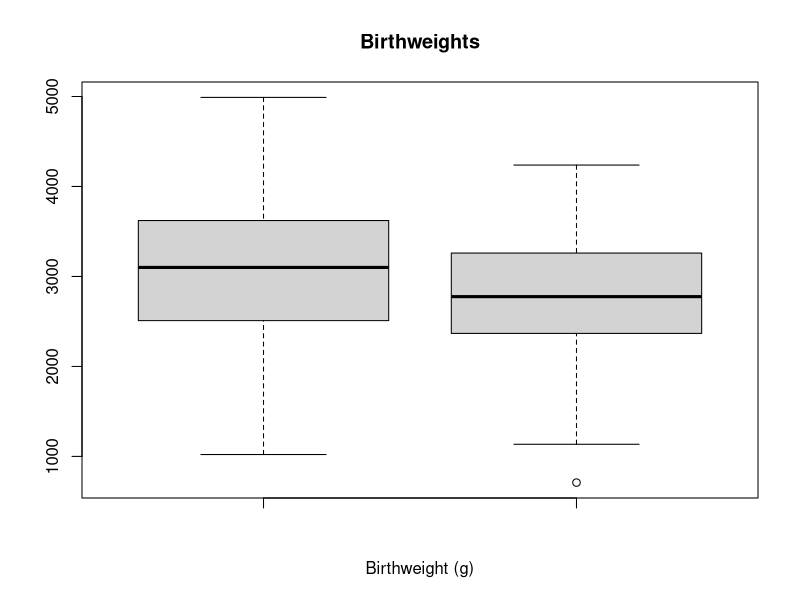
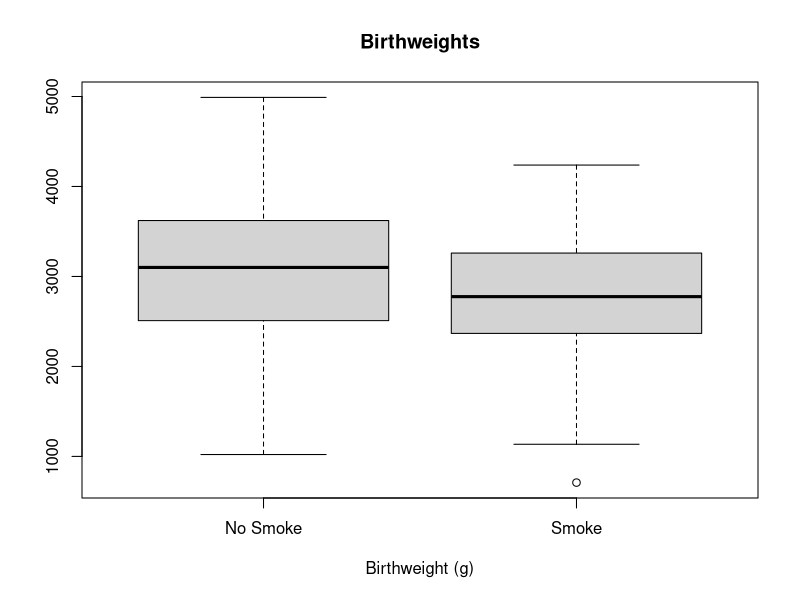
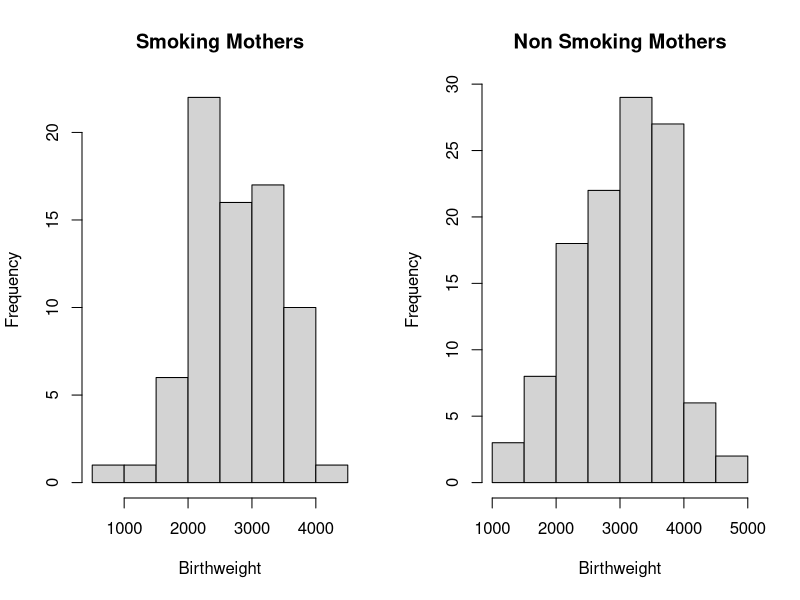
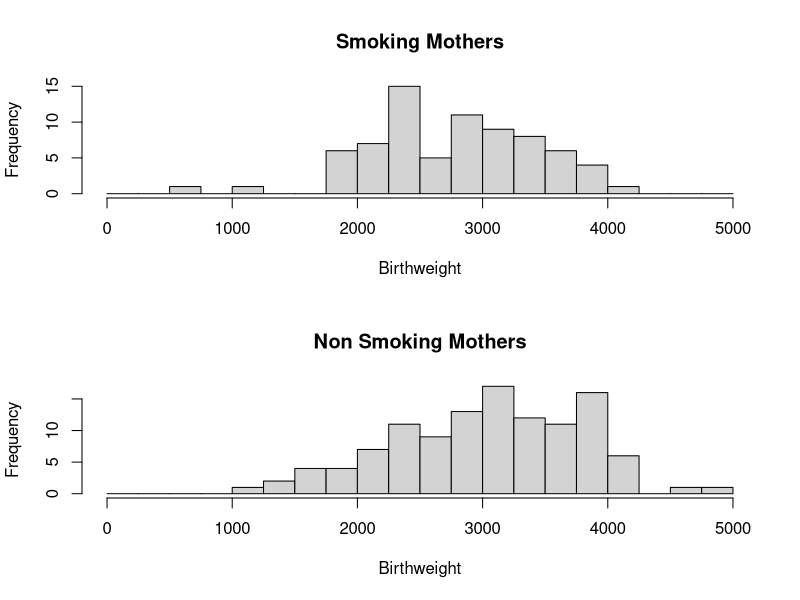
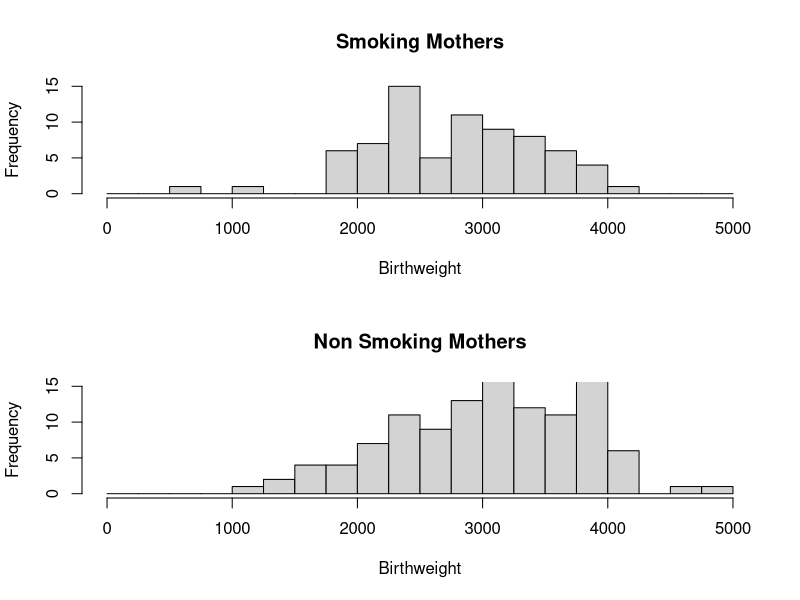
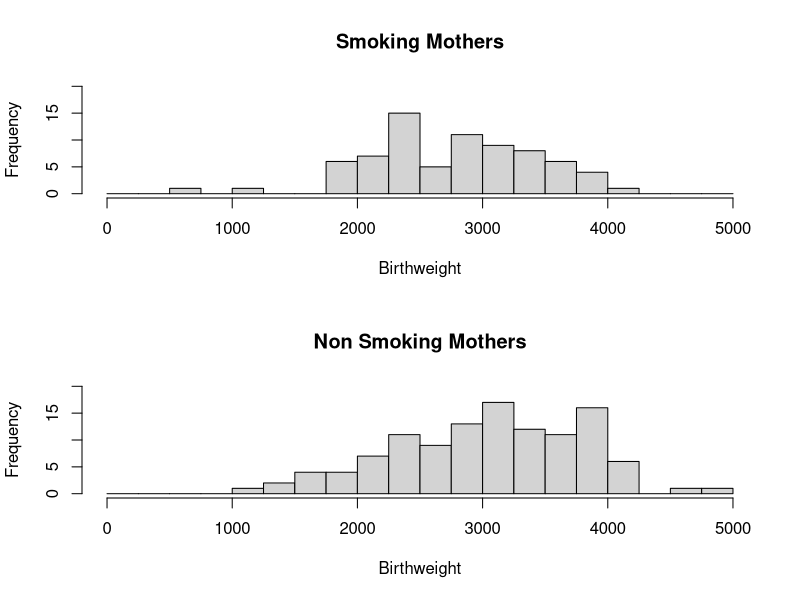
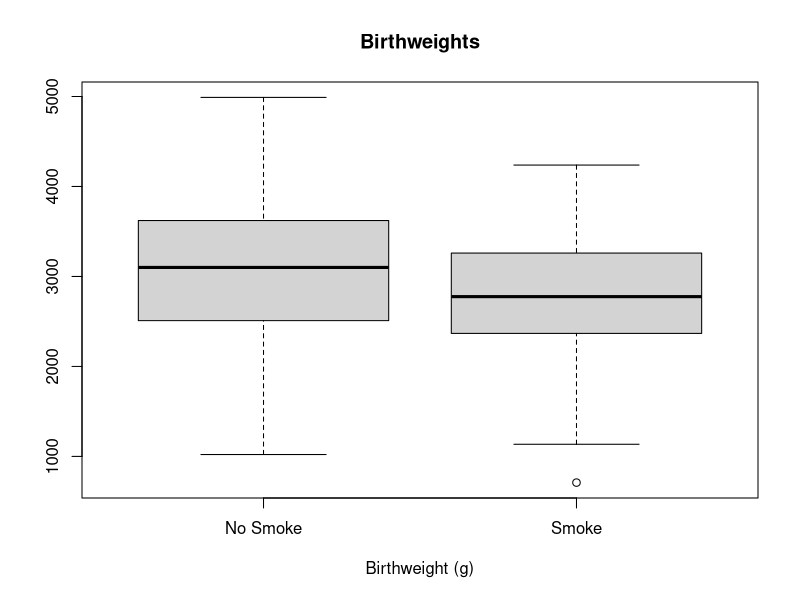
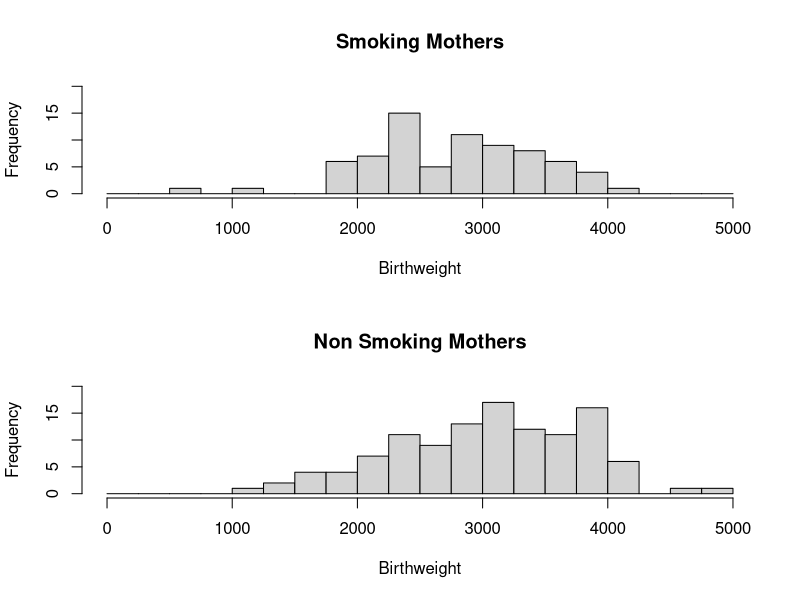

The R source for these figures, in order:
## ---- chunk 1
lbw <- read.csv("lbw.csv", header = TRUE)
## ---- chunk 2
lbw$low <- as.factor(lbw$low)
lbw$smoke <- as.factor(lbw$smoke)
## ---- chunk 3
str(lbw)
## ---- chunk 4
SmokeY <- subset(lbw, smoke == "1")
SmokeN <- subset(lbw, smoke == "0")
## ---- chunk 5
bwtSmokeY <- SmokeY$bwt
bwtSmokeN <- SmokeN$bwt
## ---- chunk 6
boxplot(bwtSmokeN, bwtSmokeY,
        main = "Birthweights", xlab = "Birthweight (g)")
## ---- chunk 7
boxplot(bwtSmokeN, bwtSmokeY, names = c("No Smoke", "Smoke"),
        main = "Birthweights", xlab = "Birthweight (g)")
## ---- chunk 8
# this makes two rows and 1 column for graphs
par(mfrow = c(1,2))

hist(bwtSmokeY, 
     main = "Smoking Mothers", xlab = "Birthweight")

hist(bwtSmokeN, 
     main = "Non Smoking Mothers", xlab = "Birthweight")

# this makes one row and one column for graphing (restoring to default)
par(mfrow = c(1,1)) 
## ---- chunk 9
# start from 0, end at 5000, step length is 250
seq(0, 5000, 250)
## ---- chunk 10
# this makes two rows and 1 column for graphs
par(mfrow = c(2,1))

hist(bwtSmokeY, breaks = seq(0, 5000, 250),
     main = "Smoking Mothers", xlab = "Birthweight")

hist(bwtSmokeN, breaks = seq(0, 5000, 250),
     main = "Non Smoking Mothers", xlab = "Birthweight")

# this makes one row and one column for graphing (restoring to default)
par(mfrow = c(1,1)) 
## ---- chunk 11
par(mfrow = c(2,1))

hist(bwtSmokeY, breaks = seq(0, 5000, 250), ylim = c(0, 15),
     main = "Smoking Mothers", xlab = "Birthweight")

hist(bwtSmokeN, breaks = seq(0, 5000, 250), ylim = c(0, 15),
     main = "Non Smoking Mothers", xlab = "Birthweight")

par(mfrow = c(1,1)) 
## ---- chunk 12
# this makes two rows and 1 column for graphs
par(mfrow = c(2,1))

hist(bwtSmokeY, breaks = seq(0, 5000, 250), ylim = c(0, 20),
     main = "Smoking Mothers", xlab = "Birthweight")

hist(bwtSmokeN, breaks = seq(0, 5000, 250), ylim = c(0, 20),
     main = "Non Smoking Mothers", xlab = "Birthweight")

# this makes one row and one column for graphing (restoring to default)
par(mfrow = c(1,1)) 
## ---- chunk 13
boxplot(bwtSmokeN, bwtSmokeY, names = c("No Smoke", "Smoke"),
        main = "Birthweights", xlab = "Birthweight (g)")
## ---- chunk 14
# this makes two rows and 1 column for graphs
par(mfrow = c(2,1))

hist(bwtSmokeY, breaks = seq(0, 5000, 250), ylim = c(0, 20),
     main = "Smoking Mothers", xlab = "Birthweight")

hist(bwtSmokeN, breaks = seq(0, 5000, 250), ylim = c(0, 20),
     main = "Non Smoking Mothers", xlab = "Birthweight")

# this makes one row and one column for graphing (restoring to default)
par(mfrow = c(1,1)) 
## ---- chunk 15
# Calculate mean
mean(bwtSmokeN)
mean(bwtSmokeY)

# Calculate the median
median(bwtSmokeN)
median(bwtSmokeY)
## ---- chunk 16
# quantiles
quantile(bwtSmokeN)
quantile(bwtSmokeY)

# standard deciation
sd(bwtSmokeN)
sd(bwtSmokeY)
## ---- chunk 17
IQR(bwtSmokeN)
IQR(bwtSmokeY)
